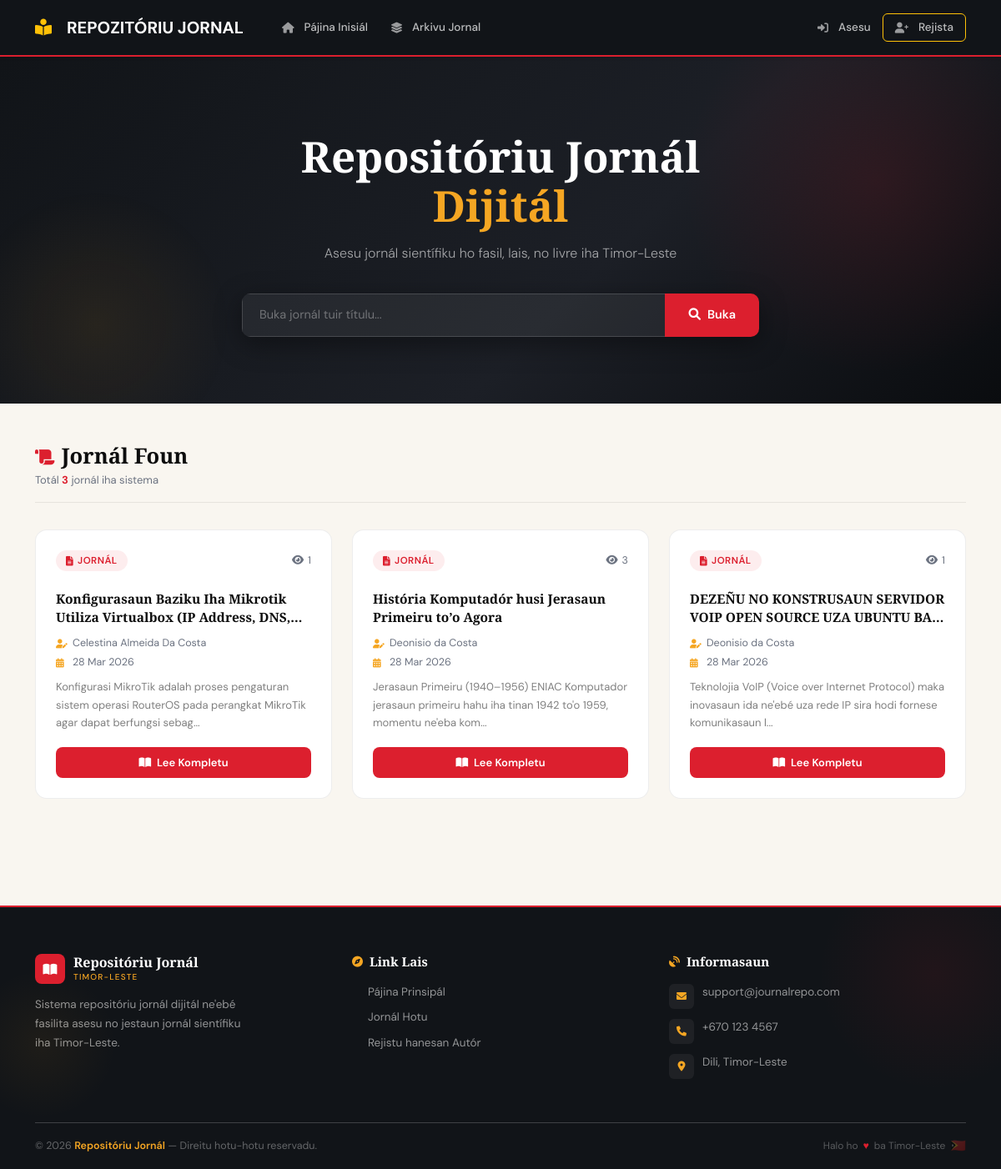
The page / on the database its author committed.
### tables this page shows
CREATE TABLE `journals` (
  `id` int(11) NOT NULL,
  `topiku` varchar(255) NOT NULL,
  `deskripsaun` text DEFAULT NULL,
  `file_path` varchar(255) NOT NULL,
  `uploaded_by` int(11) NOT NULL,
  `created_at` timestamp NOT NULL DEFAULT current_timestamp()
);

CREATE TABLE `users` (
  `id` int(11) NOT NULL,
  `username` varchar(50) NOT NULL,
  `password` varchar(255) NOT NULL,
  `naran_kompletu` varchar(100) NOT NULL,
  `role` enum('author','reader') NOT NULL DEFAULT 'reader',
  `created_at` timestamp NOT NULL DEFAULT current_timestamp()
);

### includes/functions.php (called while the page is built, shortened)
<?php
function isLoggedIn() {
    return isset($_SESSION['user_id']);
}
?>

### index.php (the view, shortened to what this page needs)
<?php
require_once 'includes/functions.php';
require_once 'includes/navbar.php';
$search = isset($_GET['search']) ? sanitize($_GET['search']) : '';
$page   = isset($_GET['page'])   ? (int)$_GET['page'] : 1;
$limit  = 9;
$offset = ($page - 1) * $limit;
$query = "SELECT j.*, u.naran_kompletu AS author_name,
          (SELECT COUNT(*) FROM journal_stats WHERE journal_id = j.id AND type = 'view') AS views
          FROM journals j
          JOIN users u ON j.uploaded_by = u.id
          WHERE j.topiku LIKE :search
          ORDER BY j.created_at DESC
          LIMIT :limit OFFSET :offset";
$stmt = $pdo->prepare($query);
$searchTerm = "%$search%";
$stmt->bindParam(':search', $searchTerm);
$stmt->bindParam(':limit',  $limit,  PDO::PARAM_INT);
$stmt->bindParam(':offset', $offset, PDO::PARAM_INT);
$stmt->execute();
$journals = $stmt->fetchAll();
$countStmt = $pdo->prepare("SELECT COUNT(*) FROM journals WHERE topiku LIKE :search");
$countStmt->bindParam(':search', $searchTerm);
$countStmt->execute();
$totalJournals = $countStmt->fetchColumn();
?>
<main>
    <section class="hero-section">
        <div class="container text-center">
            <h1 class="fade-in">
                Repositóriu Jornál<br>
                <span class="accent">Dijitál</span>
            </h1>
            <p class="lead fade-in">
                Asesu jornál sientífiku ho fasil, lais, no livre iha Timor-Leste
            </p>
            <div class="search-box fade-in">
                <form action="index.php" method="GET">
                    <div class="search-input-group">
                        <input type="text" name="search" class="form-control"
                               placeholder="Buka jornál tuir títulu..."
                               value="<?= htmlspecialchars($search) ?>">
                        <button type="submit" class="btn-search">
                            <i class="fas fa-magnifying-glass"></i> Buka
                        </button>
                    </div>
                </form>
            </div>
        </div>
    </section>
    <div class="container py-5">
        <div class="section-header">
            <div>
                <h2 class="section-title">
                    <i class="fas fa-scroll"></i>Jornál Foun
                </h2>
                <p class="section-count">
                    Totál <span><?= number_format($totalJournals) ?></span> jornál iha sistema
                </p>
            </div>
        </div>
        <div class="row g-4">
            <?php if (empty($journals)): ?>
                <div class="col-12">
                    <div class="empty-state">
                        <div class="empty-icon">
                            <i class="fas fa-book-open"></i>
                        </div>
                        <h5>Jornál seidauk iha</h5>
                        <p>Favor hetan fila fali ka uza liafuan seluk ba buka.</p>
                    </div>
                </div>
            <?php else: ?>
                <?php foreach ($journals as $journal): ?>
                    <div class="col-md-6 col-lg-4 fade-in">
                        <div class="journal-card h-100">
                            <div class="card-body d-flex flex-column">
                                <div class="d-flex justify-content-between align-items-center mb-2">
                                    <span class="journal-badge">
                                        <i class="fas fa-file-lines"></i> Jornál
                                    </span>
                                    <span class="journal-views">
                                        <i class="fas fa-eye"></i>
                                        <?= number_format($journal['views'] ?? 0) ?>
                                    </span>
                                </div>
                                <h5 class="journal-title">
                                    <?= htmlspecialchars($journal['topiku']) ?>
                                </h5>
                                <div class="journal-meta">
                                    <span>
                                        <i class="fas fa-user-pen"></i>
                                        <?= htmlspecialchars($journal['author_name']) ?>
                                    </span>
                                    <span>
                                        <i class="fas fa-calendar-days"></i>
                                        <?= date('d M Y', strtotime($journal['created_at'])) ?>
                                    </span>
                                </div>
                                <p class="journal-desc">
                                    <?= htmlspecialchars(substr($journal['deskripsaun'], 0, 120)) ?>...
                                </p>
                                <div class="mt-auto d-grid gap-2">
                                    <a href="view_journal.php?id=<?= $journal['id'] ?>" class="btn-read">
                                        <i class="fas fa-book-open"></i> Lee Kompletu
                                    </a>
                                </div>
                            </div>
                        </div>
                    </div>
                <?php endforeach; ?>
            <?php endif; ?>
        </div>
    </div>
</main>
<?php require_once 'includes/footer.php'; ?>

### includes/navbar.php (shortened to what this page needs)
<?php
$base_url = '/journal-repository/';
?>
<!DOCTYPE html>
<html lang="tp">
<head>
    <link href="https://cdn.jsdelivr.net/npm/bootstrap@5.1.3/dist/css/bootstrap.min.css" rel="stylesheet">
    <link rel="stylesheet" href="https://cdnjs.cloudflare.com/ajax/libs/font-awesome/6.0.0/css/all.min.css">
</head>
<body>
<nav class="navbar navbar-expand-lg navbar-dark bg-dark sticky-top shadow-sm">
    <div class="container">
        <a class="navbar-brand d-flex align-items-center" href="<?= $base_url ?>">
            <i class="fas fa-book-reader me-2 text-warning"></i>
            <span class="fw-bold">REPOZITÓRIU JORNAL</span>
        </a>
        <div class="collapse navbar-collapse" id="navbarNav">
            <ul class="navbar-nav me-auto">
                <li class="nav-item">
                    <a class="nav-link" href="<?= $base_url ?>"><i class="fas fa-home"></i> Pájina Inisiál</a>
                </li>
                <li class="nav-item">
                    <a class="nav-link" href="<?= $base_url ?>journals.php"><i class="fas fa-layer-group"></i> Arkivu Jornal</a>
                </li>
            </ul>
            <ul class="navbar-nav align-items-center">
                <?php if (isLoggedIn()): ?>
                    <li class="nav-item">
                        <a class="nav-link user-name-nav" href="<?= $base_url ?>profile.php">
                            <i class="fas fa-user-circle"></i>
                            <?= htmlspecialchars($_SESSION['user_naran'] ?? 'Uzuáriu') ?>
                        </a>
                    </li>
                    <li class="nav-item">
                        <a class="nav-link btn-logout-nav" href="<?= $base_url ?>logout.php"
                           onclick="return confirm('Ita-boot hakarak duni atu termina sesaun ne\'e?')">
                            <i class="fas fa-sign-out-alt"></i> Termina Sesaun
                        </a>
                    </li>
                <?php else: ?>
                    <li class="nav-item">
                        <a class="nav-link px-3" href="<?= $base_url ?>login.php">
                            <i class="fas fa-sign-in-alt"></i> Asesu
                        </a>
                    </li>
                    <li class="nav-item">
                        <a class="nav-link btn btn-outline-warning btn-sm text-white px-3" href="<?= $base_url ?>register.php">
                            <i class="fas fa-user-plus"></i> Rejista
                        </a>
                    </li>
                <?php endif; ?>
            </ul>
        </div>
    </div>
</nav>

### includes/footer.php (shortened to what this page needs)
<head>
    <link href="https://cdn.jsdelivr.net/npm/bootstrap@5.1.3/dist/css/bootstrap.min.css" rel="stylesheet">
    <link rel="stylesheet" href="https://cdnjs.cloudflare.com/ajax/libs/font-awesome/6.0.0/css/all.min.css">
    <link rel="stylesheet" href="<?= BASE_URL ?>assets/css/style.css">
</head>
<footer class="site-footer">
    <div class="container">
        <div class="row g-4">
            <div class="col-md-4 col-lg-4">
                <div class="footer-brand">
                    <div class="footer-brand-icon">
                        <i class="fas fa-book-open"></i>
                    </div>
                    <div>
                        <div class="footer-brand-title">Repositóriu Jornál</div>
                        <div class="footer-brand-sub">Timor-Leste</div>
                    </div>
                </div>
                <p class="footer-desc">
                    Sistema repositóriu jornál dijitál ne'ebé fasilita asesu no jestaun jornál sientífiku iha Timor-Leste.
                </p>
            </div>
            <div class="col-md-4 col-lg-4">
                <h6 class="footer-heading">
                    <i class="fas fa-compass"></i> Link Lais
                </h6>
                <ul class="footer-links">
                    <li>
                        <a href="<?= BASE_URL ?>">
                            Pájina Prinsipál
                        </a>
                    </li>
                    <li>
                        <a href="<?= BASE_URL ?>journals.php">
                            Jornál Hotu
                        </a>
                    </li>
                    <?php if (!isLoggedIn()): ?>
                        <li>
                            <a href="<?= BASE_URL ?>register.php">
                                Rejistu hanesan Autór
                            </a>
                        </li>
                    <?php endif; ?>
                </ul>
            </div>
            <div class="col-md-4 col-lg-4">
                <h6 class="footer-heading">
                    <i class="fas fa-satellite-dish"></i> Informasaun
                </h6>
                <div class="footer-contact-item">
                    <div class="contact-icon">
                        <i class="fas fa-envelope"></i>
                    </div>
                    <span>support@journalrepo.com</span>
                </div>
                <div class="footer-contact-item">
                    <div class="contact-icon">
                        <i class="fas fa-phone"></i>
                    </div>
                    <span>+670 123 4567</span>
                </div>
                <div class="footer-contact-item">
                    <div class="contact-icon">
                        <i class="fas fa-location-dot"></i>
                    </div>
                    <span>Dili, Timor-Leste</span>
                </div>
            </div>
        </div>
        <hr class="footer-divider">
        <div class="footer-bottom">
            <p class="footer-copyright mb-0">
                &copy; <?= date('Y') ?> <span>Repositóriu Jornál</span> — Direitu hotu-hotu reservadu.
            </p>
            <div class="footer-flag">
                <span>Halo ho</span>
                <span style="color:var(--tl-red);">♥</span>
                <span>ba Timor-Leste</span>
                <span style="font-size:15px;">🇹🇱</span>
            </div>
        </div>
    </div>
</footer>
</body>
</html>

### includes/navbar.php (style rules this page uses)
.nav-link i { margin-right: 5px; }

### rows shown on the page
journals: views "1", topiku "Konfigurasaun Baziku Iha Mikrotik Utiliza Virtualbox (IP Address,…", uploaded_by.naran_kompletu "Celestina Almeida Da Costa", created_at "28 Mar 2026", deskripsaun "Konfigurasi MikroTik adalah proses pengaturan sistem operasi RouterOS pada perangkat MikroTik agar dapat berfungsi sebag"
journals: views "3", topiku "História Komputadór husi Jerasaun Primeiru to’o Agora", uploaded_by.naran_kompletu "Deonisio da Costa", created_at "28 Mar 2026", deskripsaun "Jerasaun Primeiru (1940–1956) ENIAC Komputador jerasaun primeiru hahu iha tinan 1942 to'o 1959, momentu ne'eba kom"
journals: views "1", topiku "DEZEÑU NO KONSTRUSAUN SERVIDOR VOIP OPEN SOURCE UZA UBUNTU…", uploaded_by.naran_kompletu "Deonisio da Costa", created_at "28 Mar 2026", deskripsaun "Teknolojia VoIP (Voice over Internet Protocol) maka inovasaun ida ne'ebé uza rede IP sira hodi fornese komunikasaun l"

### other values the page prints
$totalJournals "3"
